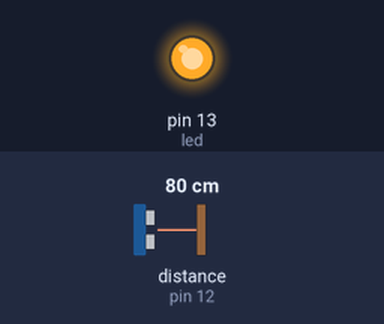
Simulated run of this sketch. Board: Arduino Uno, built with avr-gcc and run on an emulated ATmega328P. Parts: output pins drawn as LEDs (lit = HIGH). Wiring (inferred from the names in the program): ultrasonic range finder: trigger pin 11; echo pin 12. The inputs (shaded band) are chosen by the test bench; at power-on: distance to the obstacle (sensor on pin 12) 80 cm. The echo pulse lasts 58.3 µs per cm; pins used as bus, display or sensor lines are not drawn; what the sketch prints to the serial monitor is not drawn.

Above: at 1.2 s.
1.3 s: distance to the obstacle (sensor on pin 12) set to 29 cm
2.8 s: distance to the obstacle (sensor on pin 12) set to 25 cm
At 3.6 s:
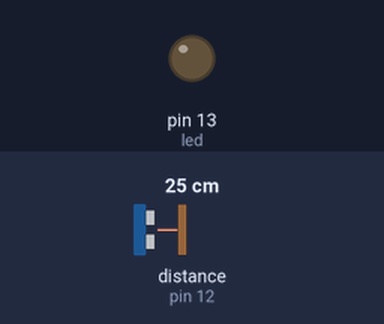
4.3 s: distance to the obstacle (sensor on pin 12) set to 35 cm
At 5.5 s:
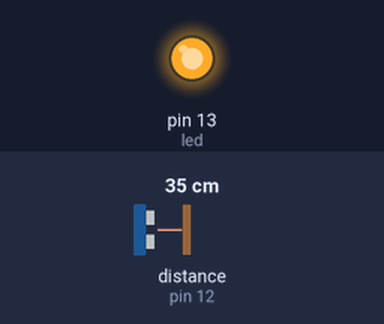
5.9 s: distance to the obstacle (sensor on pin 12) set to 2 cm
At 7.4 s:
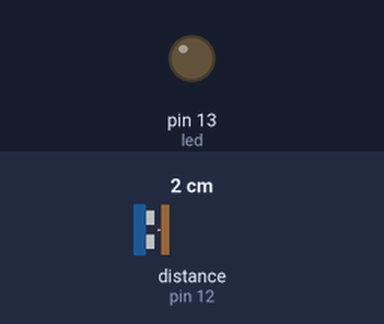
Timing chart, 0 to 8.5 s (numbered marks = the images above; inputs shaded):
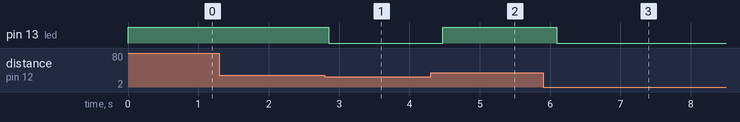

Measured:
- the behaviour switches between 27 and 26 cm on distance to the obstacle (sensor on pin 12) (found by bisection; images 0 and 1)
- after the input at 1.3 s, every drawn part: stays the same
- after the input at 2.8 s, pin 13 (led): HIGH → LOW after 0.05 s
- after the input at 4.3 s, pin 13 (led): LOW → HIGH after 0.17 s
- after the input at 5.9 s, pin 13 (led): HIGH → LOW after 0.19 s

The sketch:

code.ino
```cpp
//#include <NewPing.h>
#define TRIGGER_PIN  11 // Arduino pin tied to trigger pin on the ultrasonic sensor.
#define ECHO_PIN     12 // Arduino pin tied to echo pin on the ultrasonic sensor.
//#define MAX_DISTANCE 30
int led=13;

//NewPing sonar(TRIGGER_PIN, ECHO_PIN, MAX_DISTANCE);

void setup(){
  Serial.begin(9600);
  pinMode(TRIGGER_PIN, OUTPUT);
  pinMode(ECHO_PIN, INPUT);
  pinMode(led, OUTPUT);
}

void loop(){
  long duration, distance;
  digitalWrite(TRIGGER_PIN, LOW);
  delayMicroseconds(0);
  digitalWrite(TRIGGER_PIN, HIGH);
  delayMicroseconds(10);
  digitalWrite(TRIGGER_PIN, LOW);
  duration = pulseIn(ECHO_PIN, HIGH);
  distance=(duration/2)/29.1;
//  unsigned int distance= sonar.ping_cm();

if(distance<=25)
{
  Serial.print(distance);
  Serial.print("cm");

  digitalWrite(led, LOW);
}
else
{
digitalWrite(led, HIGH);
}
delay(200);
}
```
